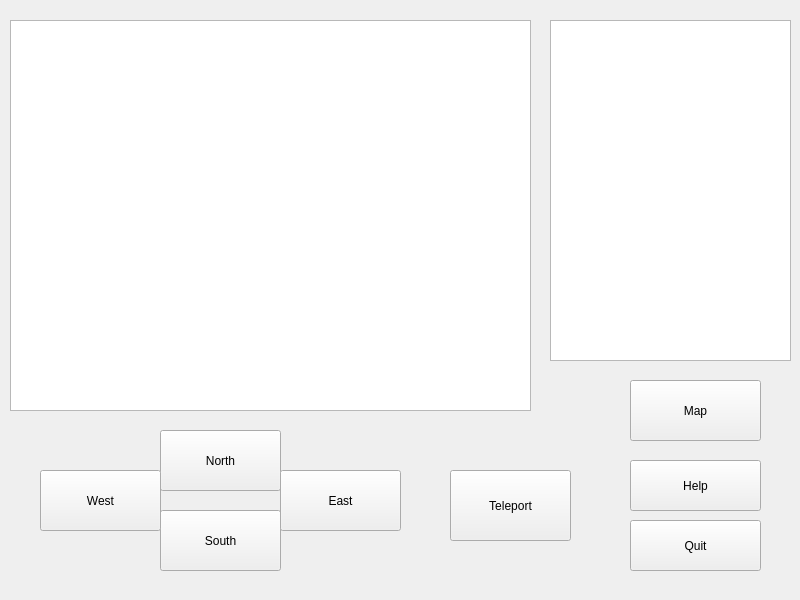
<?xml version="1.0" encoding="UTF-8"?>
<ui version="4.0">
 <class>MainWindow</class>
 <widget class="QMainWindow" name="MainWindow">
  <property name="geometry">
   <rect>
    <x>0</x>
    <y>0</y>
    <width>800</width>
    <height>600</height>
   </rect>
  </property>
  <property name="windowTitle">
   <string>MainWindow</string>
  </property>
  <widget class="QWidget" name="centralwidget">
   <widget class="QPushButton" name="pushButton">
    <property name="geometry">
     <rect>
      <x>630</x>
      <y>520</y>
      <width>131</width>
      <height>51</height>
     </rect>
    </property>
    <property name="text">
     <string>Quit</string>
    </property>
   </widget>
   <widget class="QPushButton" name="north">
    <property name="geometry">
     <rect>
      <x>160</x>
      <y>430</y>
      <width>121</width>
      <height>61</height>
     </rect>
    </property>
    <property name="text">
     <string>North</string>
    </property>
   </widget>
   <widget class="QPushButton" name="south">
    <property name="geometry">
     <rect>
      <x>160</x>
      <y>510</y>
      <width>121</width>
      <height>61</height>
     </rect>
    </property>
    <property name="text">
     <string>South</string>
    </property>
   </widget>
   <widget class="QPushButton" name="west">
    <property name="geometry">
     <rect>
      <x>40</x>
      <y>470</y>
      <width>121</width>
      <height>61</height>
     </rect>
    </property>
    <property name="text">
     <string>West</string>
    </property>
   </widget>
   <widget class="QPushButton" name="east">
    <property name="geometry">
     <rect>
      <x>280</x>
      <y>470</y>
      <width>121</width>
      <height>61</height>
     </rect>
    </property>
    <property name="text">
     <string>East</string>
    </property>
   </widget>
   <widget class="QTextEdit" name="gameText">
    <property name="geometry">
     <rect>
      <x>10</x>
      <y>20</y>
      <width>521</width>
      <height>391</height>
     </rect>
    </property>
   </widget>
   <widget class="QPushButton" name="teleport">
    <property name="geometry">
     <rect>
      <x>450</x>
      <y>470</y>
      <width>121</width>
      <height>71</height>
     </rect>
    </property>
    <property name="text">
     <string>Teleport</string>
    </property>
   </widget>
   <widget class="QPushButton" name="help">
    <property name="geometry">
     <rect>
      <x>630</x>
      <y>460</y>
      <width>131</width>
      <height>51</height>
     </rect>
    </property>
    <property name="text">
     <string>Help</string>
    </property>
   </widget>
   <widget class="QTextEdit" name="mapBox">
    <property name="geometry">
     <rect>
      <x>550</x>
      <y>20</y>
      <width>241</width>
      <height>341</height>
     </rect>
    </property>
   </widget>
   <widget class="QPushButton" name="map_2">
    <property name="geometry">
     <rect>
      <x>630</x>
      <y>380</y>
      <width>131</width>
      <height>61</height>
     </rect>
    </property>
    <property name="text">
     <string>Map</string>
    </property>
   </widget>
  </widget>
 </widget>
 <resources/>
 <connections>
  <connection>
   <sender>pushButton</sender>
   <signal>clicked()</signal>
   <receiver>MainWindow</receiver>
   <slot>close()</slot>
   <hints>
    <hint type="sourcelabel">
     <x>631</x>
     <y>433</y>
    </hint>
    <hint type="destinationlabel">
     <x>678</x>
     <y>512</y>
    </hint>
   </hints>
  </connection>
 </connections>
</ui>
